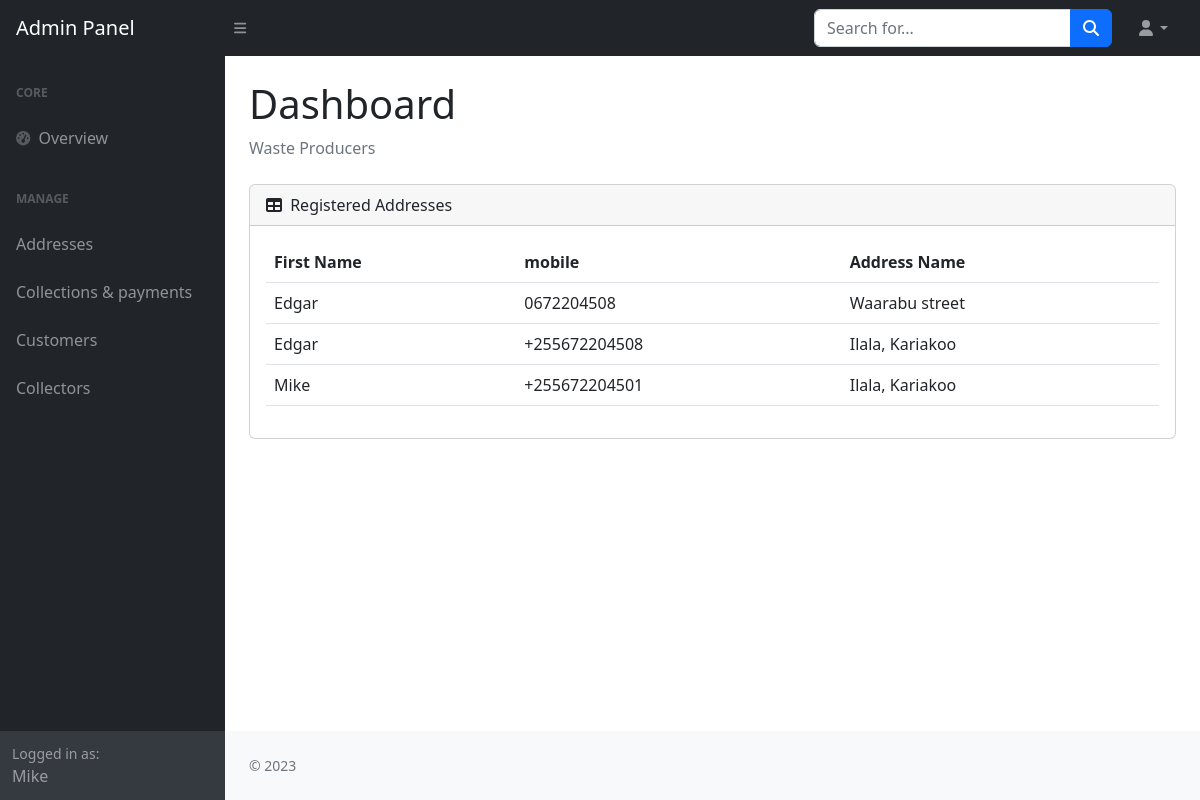
Page /customers/ (signed in) on the committed database.
### wms_app/models.py (models this page shows, shortened)
class Customer(models.Model):
    user = models.OneToOneField(User, on_delete=models.CASCADE)
    role = models.CharField(max_length=20)
    address = models.CharField(max_length=100)
    contact_number = models.CharField(max_length=20)

class Area(models.Model):
    name = models.CharField(max_length=100)

### wms_app/views.py (the view)
# urls.py: path('customers/', customer_view, name='customers'),
def customer_view(request):
    customers = Customer.objects.filter(role=1)
    customer_data = []
    for customer in customers:
        address_id = customer.address
        try:
            address = Area.objects.get(pk=address_id)
            address_name = address.name
        except Area.DoesNotExist:
            address_name = ''
        data = {
            'first_name': customer.user.first_name,
            'mobile': customer.contact_number,
            'role': customer.role,
            'address_name': address_name,
        }
        customer_data.append(data)
    context = {'customer_data': customer_data}
    return render(request, 'dashboard/customer.html', context)

### templates/dashboard/customer.html (shortened to what this page needs)
{% extends 'dashboard/base.html' %}
{% load static %}
{% block body %}
<body class="sb-nav-fixed">
    <nav class="sb-topnav navbar navbar-expand navbar-dark bg-dark">
        <a class="navbar-brand ps-3" href="index.html">Admin Panel</a>
        <button class="btn btn-link btn-sm order-1 order-lg-0 me-4 me-lg-0" id="sidebarToggle" href="#!"><i class="fas fa-bars"></i></button>
        <form class="d-none d-md-inline-block form-inline ms-auto me-0 me-md-3 my-2 my-md-0">
            <div class="input-group">
                <input class="form-control" type="text" placeholder="Search for..." aria-label="Search for..." aria-describedby="btnNavbarSearch" />
                <button class="btn btn-primary" id="btnNavbarSearch" type="button"><i class="fas fa-search"></i></button>
            </div>
        </form>
        <ul class="navbar-nav ms-auto ms-md-0 me-3 me-lg-4">
            <li class="nav-item dropdown">
                <a class="nav-link dropdown-toggle" id="navbarDropdown" href="#" role="button" data-bs-toggle="dropdown" aria-expanded="false"><i class="fas fa-user fa-fw"></i></a>
            </li>
        </ul>
    </nav>
    <div id="layoutSidenav">
        {% include "dashboard/admin_side_panel.html" %}
        <div id="layoutSidenav_content">
            <main>
                <div class="container-fluid px-4">
                    <h1 class="mt-4">Dashboard</h1>
                    <ol class="breadcrumb mb-4">
                        <li class="breadcrumb-item active">Waste Producers</li>
                    </ol>
                    <div class="card mb-4">
                        <div class="card-header">
                            <i class="fas fa-table me-1"></i>
                            Registered Addresses
                        </div>
                        <div class="card-body">
                            <table class='table'>
                                <thead>
                                  <tr>
                                    <th>First Name</th>
                                    <th>mobile</th>
                                    <th>Address Name</th>
                                  </tr>
                                </thead>
                                <tbody>
                                  {% for data in customer_data %}
                                  <tr>
                                    <td>{{ data.first_name }}</td>
                                    <td>{{ data.mobile }}</td>
                                    <td>{{ data.address_name }}</td>
                                  </tr>
                                  {% empty %}
                                  <tr>
                                    <td colspan="3">No customers available</td>
                                  </tr>
                                  {% endfor %}
                                </tbody>
                              </table>
                        </div>
                    </div>
                </div>
            </main>
            <footer class="py-4 bg-light mt-auto">
                <div class="container-fluid px-4">
                    <div class="d-flex align-items-center justify-content-between small">
                        <div class="text-muted">&copy; 2023</div>
                    </div>
                </div>
            </footer>
        </div>
    </div>
</body>
{% endblock body %}

### templates/dashboard/admin_side_panel.html
<div id="layoutSidenav_nav">
    <nav class="sb-sidenav accordion sb-sidenav-dark" id="sidenavAccordion">
        <div class="sb-sidenav-menu">
            <div class="nav">
                <div class="sb-sidenav-menu-heading">Core</div>
                <a class="nav-link" href="/dashboard">
                    <div class="sb-nav-link-icon"><i class="fas fa-tachometer-alt"></i></div>
                    Overview
                </a>
                <div class="sb-sidenav-menu-heading">Manage</div>
                <a class="nav-link" href="/addresses">Addresses</a>
                <a class="nav-link" href="layout-sidenav-light.html">Collections & payments</a>
                <a class="nav-link" href="/customers">Customers</a>
                <a class="nav-link" href="/collector">Collectors</a>
            </div>
        </div>
        <div class="sb-sidenav-footer">
            <div class="small">Logged in as:</div>
            {{request.user.first_name}}
        </div>
    </nav>
</div>

### rows in the picture
Customer: mobile "0672204508"
Area: address_name "Waarabu street"
Customer: mobile "+255672204508"
Area: address_name "Ilala, Kariakoo" "Ilala, Kariakoo"
Customer: mobile "+255672204501"

### other values in the picture
{{ request.user.first_name }} "Mike"
{{ data.first_name }} "Edgar" "Edgar" "Mike"
